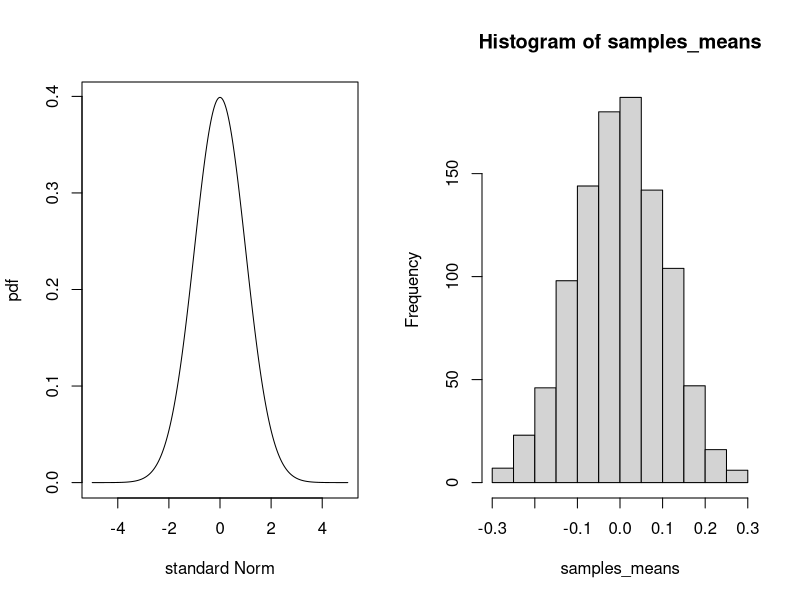

Source code (R):
CentralLimit <- function(n){
    means_of_samples <<-numeric()
    for (i in 1:n){
        means_of_samples <- c(means_of_samples,mean(rnorm(sampsize,mean,sd)))
    }
    samples_means <<- means_of_samples
    sd(samples_means)
}
sampsize <- 100
mean <- 0
sd <- 1
CentralLimit(1000)
head(samples_means)
x   <- seq(-5,5,length=1000)
y   <- dnorm(x,mean, sd)
par(mfrow=c(1,2))
plot(x,y, type="l", lwd=1,ylab="pdf",xlab="standard Norm")
hist(samples_means)